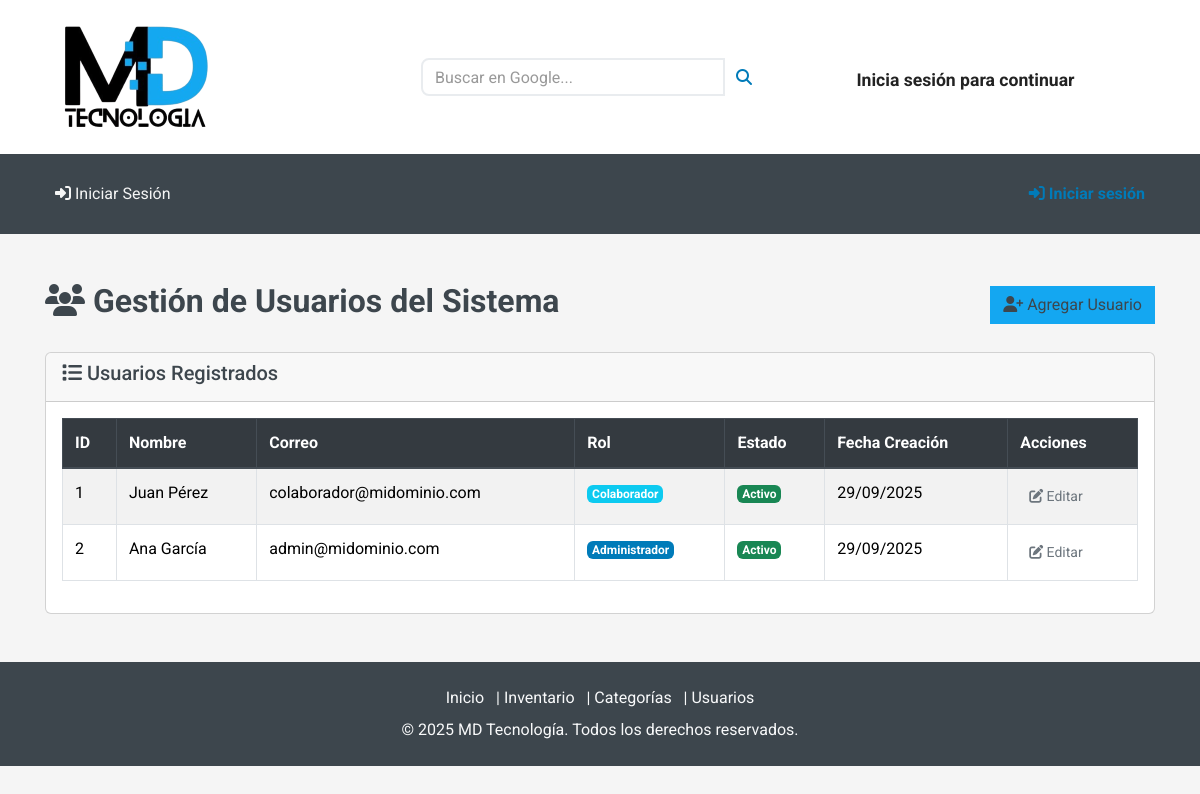
/Usuario/Usuarios.php, run on an earlier commit of the app's database.
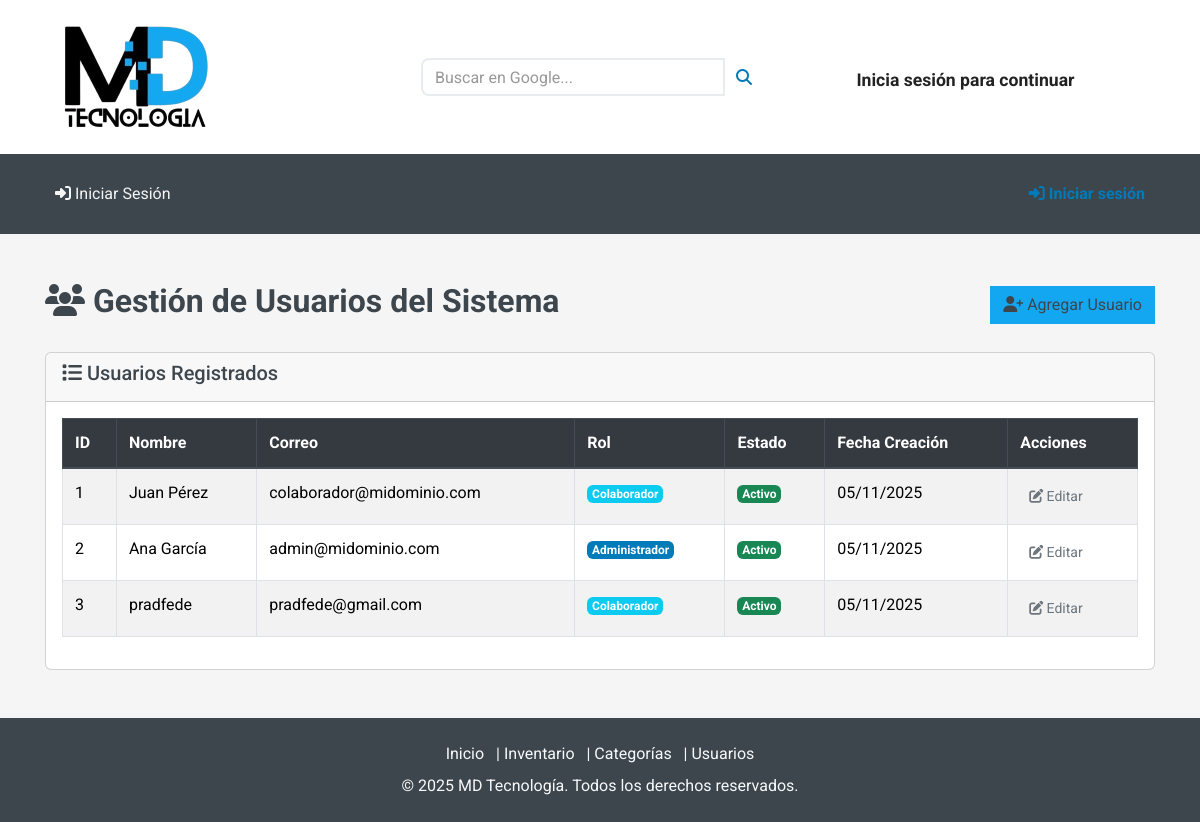
And on a later commit of the database.
### tables this page shows
CREATE TABLE IF NOT EXISTS `usuarios` (
  `id` int NOT NULL AUTO_INCREMENT,
  `nombre` varchar(100) NOT NULL,
  `correo` varchar(100) NOT NULL,
  `contrasena` varchar(255) NOT NULL,
  `rol` enum('admin','colab') DEFAULT 'colab',
  `activo` tinyint(1) DEFAULT '1',
  `foto` longblob,
  `foto_tipo` varchar(50) DEFAULT NULL,
  `fecha_creacion` timestamp NULL DEFAULT CURRENT_TIMESTAMP,
  PRIMARY KEY (`id`),
  UNIQUE KEY `correo` (`correo`)
);

### conexion.php (called while the page is built, shortened)
<?php
class Conexion {
    private $servername = "localhost";
    private $username = "labo2fa";
    private $password = "GoLoNdRiNa56(/)";
    private $dbname = "cmdb";
    private $port = 3306;
    private $conn;
    public function __construct() {
        try {
            $this->conn = new mysqli($this->servername, $this->username, $this->password, $this->dbname);
            $this->conn->set_charset("utf8mb4");
        } catch (Exception $e) {
            try {
                $this->conn = new mysqli("127.0.0.1", $this->username, $this->password, $this->dbname, $this->port);
                if ($this->conn->connect_error) {
                    throw new Exception("Error de conexión: " . $this->conn->connect_error);
                }
                $this->conn->set_charset("utf8mb4");
            } catch (Exception $e2) {
                try {
                    $this->conn = new mysqli("localhost:/tmp/mysql.sock", $this->username, $this->password, $this->dbname);
                    if ($this->conn->connect_error) {
                        throw new Exception("Error de conexión: " . $this->conn->connect_error);
                    }
                    $this->conn->set_charset("utf8mb4");
                } catch (Exception $e3) {
                    die("No se pudo establecer conexión a la base de datos. Posibles soluciones:<br>
                         1. Verifique que MySQL esté ejecutándose en WAMP<br>
                         2. Verifique que la contraseña del usuario root sea '1234'<br>
                         3. En phpMyAdmin, cambie el plugin de autenticación del usuario root a 'mysql_native_password'<br>
                         Error: " . $e3->getMessage());
                }
            }
        }
    }
    public function obtenerUsuarios() {
        try {
            $sql = "SELECT id, nombre, correo, rol, activo, foto, fecha_creacion FROM usuarios ORDER BY id ASC";
            $result = $this->conn->query($sql);
            if ($result) {
                return $result->fetch_all(MYSQLI_ASSOC);
            } else {
                return [];
            }
        } catch (Exception $e) {
            error_log("Error en obtenerUsuarios(): " . $e->getMessage());
            return [];
        }
    }
}
?>

### Usuario/Usuarios.php (the view, shortened to what the changed rows need)
<?php
include('../navbar_unificado.php');
require_once('../conexion.php');
$conexion = new Conexion();
?>
<div class="container mt-5">
    <div class="d-flex justify-content-between align-items-center mb-4">
        <h2><i class="fas fa-users"></i> Gestión de Usuarios del Sistema</h2>
    </div>
    <div class="card">
        <div class="card-body">
            <div class="table-responsive">
                <table class="table table-bordered table-striped">
                    <thead class="thead-dark">
                        <tr>
                            <th>ID</th>
                            <th>Nombre</th>
                            <th>Correo</th>
                            <th>Rol</th>
                            <th>Estado</th>
                            <th>Fecha Creación</th>
                            <th>Acciones</th>
                        </tr>
                    </thead>
                    <tbody>
                        <?php
                        $result = $conexion->obtenerUsuarios();
                        foreach ($result as $row) {
                            $estado = $row['activo'] ?
                                "<span class='badge bg-success'>Activo</span>" :
                                "<span class='badge bg-danger'>Inactivo</span>";
                            $rolBadge = $row['rol'] === 'admin' ?
                                "<span class='badge bg-primary'>Administrador</span>" :
                                "<span class='badge bg-info'>Colaborador</span>";
                            echo "<tr>
                                <td>{$row['id']}</td>
                                <td>{$row['nombre']}</td>
                                <td>{$row['correo']}</td>
                                <td>$rolBadge</td>
                                <td>$estado</td>
                                <td>" . date('d/m/Y', strtotime($row['fecha_creacion'])) . "</td>
                                <td>
                                    <button class='btn btn-sm btn-warning btn-editar'
                                            data-id='{$row['id']}'
                                            data-nombre='{$row['nombre']}'
                                            data-correo='{$row['correo']}'
                                            data-rol='{$row['rol']}'
                                            data-activo='{$row['activo']}'
                                            data-bs-toggle='modal'
                                            data-bs-target='#modalEditarUsuario'>
                                        <i class='fas fa-edit'></i> Editar
                                    </button>
                                </td>
                            </tr>";
                        }
                        ?>
                    </tbody>
                </table>
            </div>
        </div>
    </div>
</div>
<?php include('footer.php'); ?>

What changed in the data, as far as the page shows it:
changed usuarios "Juan Pérez": fecha_creacion "29/09/2025" → "05/11/2025"
changed usuarios "Ana García": fecha_creacion "29/09/2025" → "05/11/2025"
added usuarios: id "3", nombre "pradfede", correo "pradfede@gmail.com", rol "Colaborador", activo "Activo", fecha_creacion "05/11/2025"
